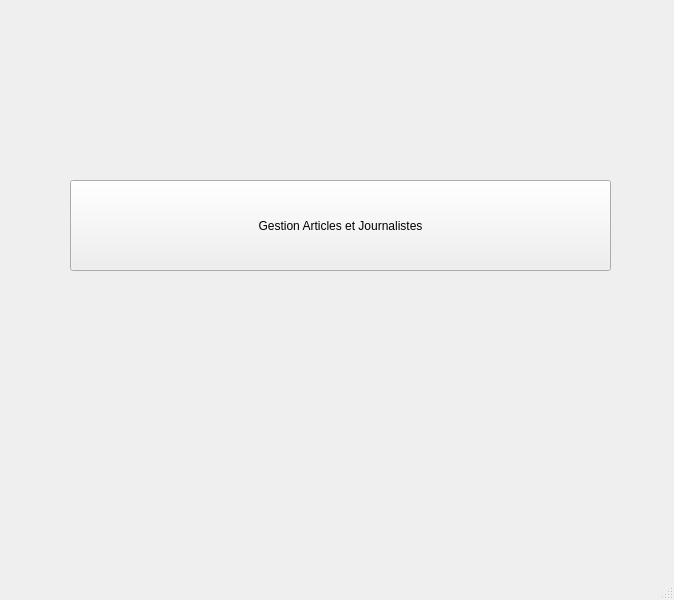
<?xml version="1.0" encoding="UTF-8"?>
<ui version="4.0">
 <class>MainWindow</class>
 <widget class="QMainWindow" name="MainWindow">
  <property name="geometry">
   <rect>
    <x>0</x>
    <y>0</y>
    <width>674</width>
    <height>600</height>
   </rect>
  </property>
  <property name="windowTitle">
   <string>E- News</string>
  </property>
  <property name="styleSheet">
   <string notr="true">background-image: url(:/res/img/bg.png);</string>
  </property>
  <widget class="QWidget" name="centralwidget">
   <widget class="QPushButton" name="pushButton">
    <property name="geometry">
     <rect>
      <x>70</x>
      <y>180</y>
      <width>541</width>
      <height>91</height>
     </rect>
    </property>
    <property name="focusPolicy">
     <enum>Qt::TabFocus</enum>
    </property>
    <property name="whatsThis">
     <string>&lt;html&gt;&lt;head/&gt;&lt;body&gt;&lt;p&gt;&lt;br/&gt;&lt;/p&gt;&lt;/body&gt;&lt;/html&gt;</string>
    </property>
    <property name="accessibleName">
     <string>&lt;html&gt;&lt;head/&gt;&lt;body&gt;&lt;p&gt;&lt;span style=&quot; font-size:11pt; font-weight:600; color:#ff0505;&quot;&gt;Gestion Articles et Journalistes&lt;/span&gt;&lt;/p&gt;&lt;/body&gt;&lt;/html&gt;</string>
    </property>
    <property name="accessibleDescription">
     <string>&lt;html&gt;&lt;head/&gt;&lt;body&gt;&lt;p&gt;&lt;span style=&quot; font-size:11pt; font-weight:600; color:#ff0505;&quot;&gt;Gestion Articles et Journalistes&lt;/span&gt;&lt;/p&gt;&lt;/body&gt;&lt;/html&gt;</string>
    </property>
    <property name="styleSheet">
     <string notr="true"/>
    </property>
    <property name="text">
     <string>Gestion Articles et Journalistes</string>
    </property>
   </widget>
  </widget>
  <widget class="QMenuBar" name="menubar">
   <property name="geometry">
    <rect>
     <x>0</x>
     <y>0</y>
     <width>674</width>
     <height>26</height>
    </rect>
   </property>
  </widget>
  <widget class="QStatusBar" name="statusbar"/>
 </widget>
 <resources/>
 <connections/>
</ui>
